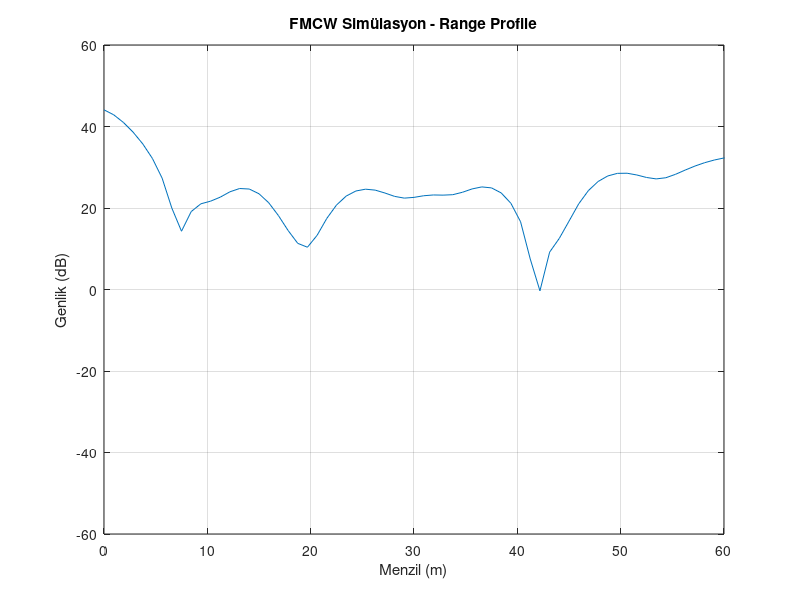

This chart was generated by the following MATLAB code: (Note: this script raises an error after producing the figure.)
clear; clc;

%% FMCW Radar Parametreleri
c    = 3e8;          % ışık hızı (m/s)
f0   = 2.4e9;        % merkez frekans (Hz)
B    = 40e6;         % bant genişliği (Hz) — menzil çözünürlüğü = c/2B = 3.75 m
T    = 2e-3;         % chirp süresi (s)
fs   = 40e6;         % örnekleme hızı (Hz)
N    = T * fs;       % chirp başına örnek sayısı = 80000
lambda = c / f0;     % dalga boyu = 0.125 m

%% Türetilen parametreler
k    = B / T;        % frekans eğimi (Hz/s)
dR   = c / (2*B);   % menzil çözünürlüğü (m)
fprintf('Menzil çözünürlüğü: %.2f m\n', dR);
%% Chirp sinyali
t_vec = (0:N-1)' / fs;
chirp_tx = exp(1j * pi * k * t_vec.^2);
%% Hedef tanımla (birden fazla hedef eklenebilir)
hedefler = [
%  mesafe(m)  hız(m/s)   RCS(dBsm)
    10,        0,          10;
    20,        0,          10;
    35,        0,           5;
];

%% Alınan sinyali oluştur
rx_signal = zeros(N, 1);

for i = 1:size(hedefler, 1)
    R   = hedefler(i, 1);
    v   = hedefler(i, 2);
    rcs = hedefler(i, 3);
    
    % Gidiş-dönüş gecikmesi
    tau = 2 * R / c;
    
    % Gecikmiş chirp
    t_delayed = t_vec - tau;
    chirp_rx  = exp(1j * pi * k * t_delayed.^2);
    
    % Yol kaybı + RCS etkisi
    amplitude = 10^(rcs/20) / R^2;
    
    % Doppler fazı
    doppler = exp(1j * 2*pi * (2*v/lambda) * t_vec);
    
    rx_signal = rx_signal + amplitude * chirp_rx .* doppler;
end

% Gürültü ekle (SNR = 20 dB)
SNR_dB  = 20;
noise   = (10^(-SNR_dB/20)) * (randn(N,1) + 1j*randn(N,1)) / sqrt(2);
rx_signal = rx_signal + noise;
%% Dechirp
beat = rx_signal .* conj(chirp_tx);
beat = beat - mean(beat);  % DC gider

%% Range profile
NFFT = 4 * N;
win  = hann(N);
spec = abs(fft(beat .* win, NFFT));
spec = spec(1:NFFT/2);

f_ax = (0:NFFT/2-1) * fs / NFFT;
r_ax = f_ax * c * T / (2 * B);

figure;
plot(r_ax, 20*log10(spec + eps));
xlabel('Menzil (m)'); ylabel('Genlik (dB)');
title('FMCW Simülasyon - Range Profile');
xlim([0 60]); grid on;

% Hedef mesafelerini işaretle
for i = 1:size(hedefler,1)
    xline(hedefler(i,1), 'r--', sprintf('%.0f m', hedefler(i,1)));
end
%% Çoklu chirp — Range-Doppler
N_chirp = 64;        % CPI başına chirp sayısı
PRI     = T + 0.5e-3;  % chirp arası boşluk dahil tekrarlama süresi

rd_matrix = zeros(N, N_chirp);

for nc = 1:N_chirp
    rx_c = zeros(N, 1);
    t_c  = (0:N-1)' / fs + (nc-1) * PRI;  % mutlak zaman
    
    for i = 1:size(hedefler, 1)
        R   = hedefler(i,1);
        v   = hedefler(i,2);
        rcs = hedefler(i,3);
        tau = 2 * R / c;
        t_delayed = t_c - tau;
        chirp_rx  = exp(1j * pi * k * t_delayed.^2);
        amp = 10^(rcs/20) / R^2;
        dop = exp(1j * 2*pi * (2*v/lambda) * t_c);
        rx_c = rx_c + amp * chirp_rx .* dop;
    end
    
    noise = (10^(-SNR_dB/20)) * (randn(N,1)+1j*randn(N,1))/sqrt(2);
    rx_c  = rx_c + noise;
    
    beat_c = rx_c .* conj(exp(1j * pi * k * ((0:N-1)'/fs).^2));
    beat_c = beat_c - mean(beat_c);
    rd_matrix(:, nc) = beat_c;
end

%% Range-Doppler FFT
win2D   = hann(N) * hann(N_chirp)';
rd_fft  = fftshift(fft(fft(rd_matrix .* win2D, NFFT, 1), N_chirp, 2), 2);
rd_map  = 20*log10(abs(rd_fft(1:NFFT/2, :)) + eps);

%% Eksenler
v_max  = lambda / (4 * PRI);
v_ax   = linspace(-v_max, v_max, N_chirp);

figure;
imagesc(v_ax, r_ax, rd_map);
axis xy;
xlabel('Hız (m/s)'); ylabel('Menzil (m)');
title('Range-Doppler Haritası');
colorbar; clim([max(rd_map(:))-40, max(rd_map(:))]);
ylim([0 60]);
